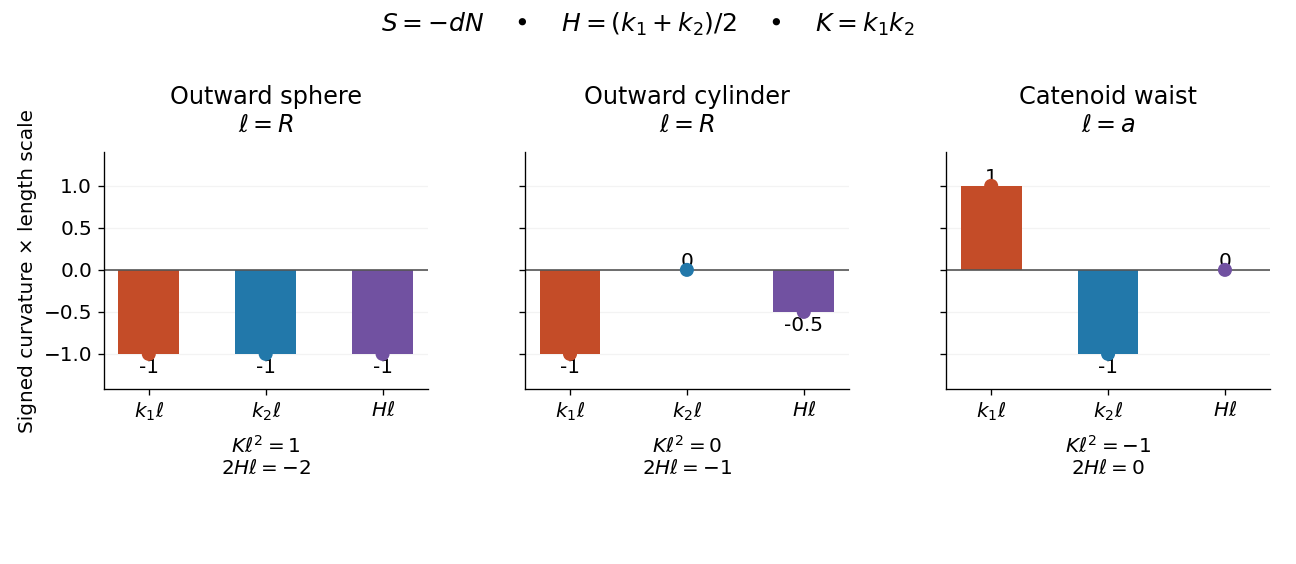

Write the Python code that produced this figure.
"""Generate signed curvature comparison; Python 3.14, matplotlib 3.10.7, numpy 2.3.5.

Run from _media; the opaque PNG is written to the current directory.
"""
from pathlib import Path

import matplotlib.pyplot as plt
import numpy as np


def main():
    plt.rcParams.update({"font.size": 12, "figure.facecolor": "white"})
    fig, axes = plt.subplots(1, 3, figsize=(10.8, 4.7), sharey=True)
    models = [
        ("Outward sphere", (-1, -1), r"$\ell=R$", r"$K\ell^2=1$"),
        ("Outward cylinder", (-1, 0), r"$\ell=R$", r"$K\ell^2=0$"),
        ("Catenoid waist", (1, -1), r"$\ell=a$", r"$K\ell^2=-1$"),
    ]
    colors = ["#c44c28", "#2278aa", "#7151a1"]
    for ax, (name, ks, scale, gaussian) in zip(axes, models):
        values = np.array([*ks, np.mean(ks)])
        ax.bar([0, 1, 2], values, color=colors, width=0.52)
        ax.scatter([0, 1, 2], values, c=colors, s=55, zorder=4)
        ax.axhline(0, color="#555555", lw=1)
        for x, value in enumerate(values):
            offset = 0.10 if value >= 0 else -0.16
            ax.text(x, value + offset, f"{value:g}", ha="center", va="center")
        ax.set_xticks([0, 1, 2], [r"$k_1\ell$", r"$k_2\ell$", r"$H\ell$"])
        ax.set_ylim(-1.42, 1.40)
        ax.set_yticks([-1, -0.5, 0, 0.5, 1])
        ax.set_title(name + "\n" + scale, pad=12)
        ax.text(0.5, -0.36, gaussian + "\n" + rf"$2H\ell={2 * values[2]:g}$", transform=ax.transAxes, ha="center")
        ax.spines[["top", "right"]].set_visible(False)
        ax.grid(axis="y", alpha=0.15)
        ax.set_axisbelow(True)
    axes[0].set_ylabel("Signed curvature × length scale")
    fig.suptitle(r"$S=-dN$    •    $H=(k_1+k_2)/2$    •    $K=k_1k_2$", y=0.98, fontsize=15)
    fig.subplots_adjust(left=0.08, right=0.98, top=0.73, bottom=0.31, wspace=0.30)
    fig.savefig(Path.cwd() / (Path(__file__).stem + ".png"), dpi=120, facecolor="white", transparent=False)
    plt.close(fig)


if __name__ == "__main__":
    main()
